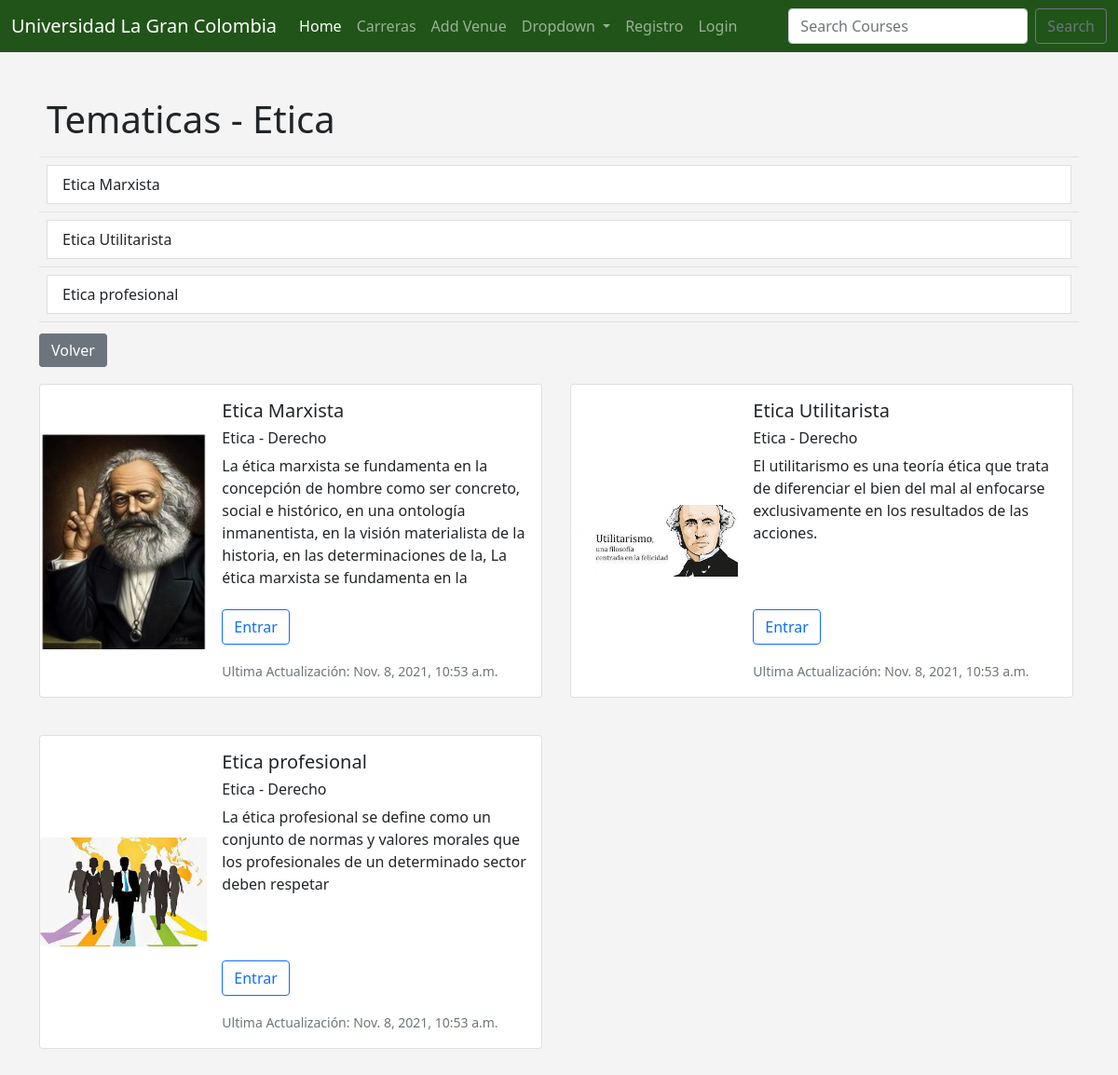
The page /carreras/Derecho/Etica/ on the database as committed earlier.
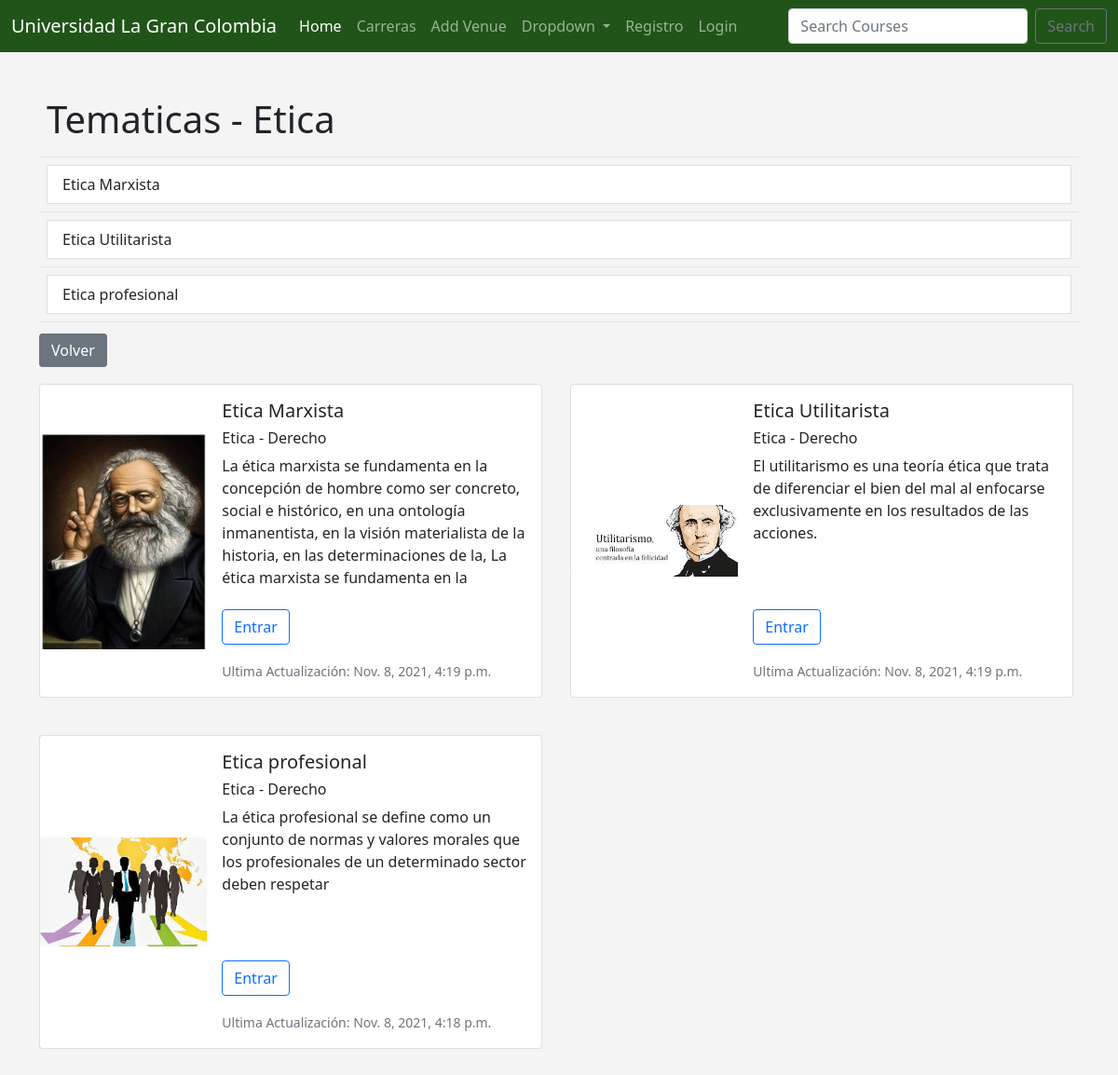
The same page on the database as committed later.
### nombre/models.py (models this page shows, shortened)
class Materia(models.Model):
    nombre = models.CharField(max_length=40)
    carrera = models.ForeignKey(Carrera, on_delete=models.SET_NULL, null=True)

class Tematica(models.Model):
    id           = models.BigAutoField(primary_key=True, serialize=False)
    imagen       = models.ImageField(null=True, upload_to='static/images/tematicas/',)
    titulo       = models.CharField(max_length=40)
    resumen      = models.CharField(max_length=300,)
    materia      = models.ForeignKey(Materia, on_delete=models.SET_NULL, null=True, blank=True)
    docente      = models.ForeignKey(Docente, on_delete=models.SET_NULL, null=True, blank=True)
    is_available = models.BooleanField(default=False)
    last_updated = models.DateTimeField(auto_now=True)
    def get_absolute_url(self):
        return reverse("ver-tematica", kwargs={'carrera': self.materia.carrera, 'materia': self.materia.nombre, 'titulo': self.titulo})

class Carrera(models.Model):
    nombre      = models.CharField(max_length=50)
    def __str__(self):
        return '%s' % self.nombre

### nombre/views.py (the view)
# urls.py: path('carreras/<str:carrera>/<str:nombre>/',                        views.ver_materia,          name="ver-materia"),
def ver_materia(request, carrera, nombre):
	carrera = get_object_or_404(Carrera, nombre=carrera)
	materia = get_object_or_404(Materia, carrera=carrera, nombre=nombre)
	tematicas_list = Tematica.objects.filter(materia=materia)
	material_list = []
	for tematica in tematicas_list:
		material = Material.objects.filter(tematica=tematica)
		for mater in material:
			print(mater)
			material_list.append((tematica.titulo, mater))
	print(material_list)
	context = {
		'materia': materia,
		'tematicas_list': tematicas_list,
		'material_list': material_list,
	}
	return render(request, "nombre/ver_materia.html", context)

### nombre/templates/nombre/ver_materia.html (shortened to what this page needs)
{% extends 'nombre/base.html' %}
{% block content %}
<br>
<table class="table">
  <tr>
    <td><h1>Tematicas - {{ materia.nombre }}</h1></td>
  </tr>
  {% for tematica in tematicas_list %}
  <tr>
    <td>
      <a href="{{ tematica.get_absolute_url }}" class="list-group-item list-group-item-action">
         {{ tematica.titulo}}
         </a>
    </td>
  </tr>
  {% endfor %}
</table>
<a href="../" class="btn btn-secondary d-inline">Volver</a>
<br><br>
<div class="row row-cols-1 row-cols-md-2 g-4">
{% for tematica in tematicas_list %}
<div class="col">
<div class="card mb-3" style="max-width: 540px;">
  <div class="row g-0">
    <div class="col-md-4 d-flex align-items-center">
      <img src="{{ tematica.imagen.url }}" class="img-fluid rounded-start" alt="...">
    </div>
    <div class="col-md-8">
      <div class="card-body">
        <h5 class="card-title">{{ tematica.titulo }}</h5>
        <h6 class="card-title">{{ tematica.materia.nombre }} - {{ tematica.materia.carrera.nombre }}</h6>
        <p class="card-text" style="overflow: hidden; height: 150px;">
          {{ tematica.resumen }}
        </p>
        <p class="card-text"><a href="{{ tematica.get_absolute_url }}" class="btn btn-outline-primary"> Entrar</a></p>
        <p class="card-text"><small class="text-muted">Ultima Actualización: {{ tematica.last_updated }}</small></p>
      </div>
    </div>
  </div>
</div>
</div>
{% endfor %}
</div>
<br>
{% endblock %}

Rows that differ between the two databases and show on the page:
changed Tematica "Etica Marxista": last_updated "Nov. 8, 2021, 10:53 a.m." → "Nov. 8, 2021, 4:19 p.m."
changed Tematica "Etica Utilitarista": last_updated "Nov. 8, 2021, 10:53 a.m." → "Nov. 8, 2021, 4:19 p.m."
changed Tematica "Etica profesional": last_updated "Nov. 8, 2021, 10:53 a.m." → "Nov. 8, 2021, 4:18 p.m."
